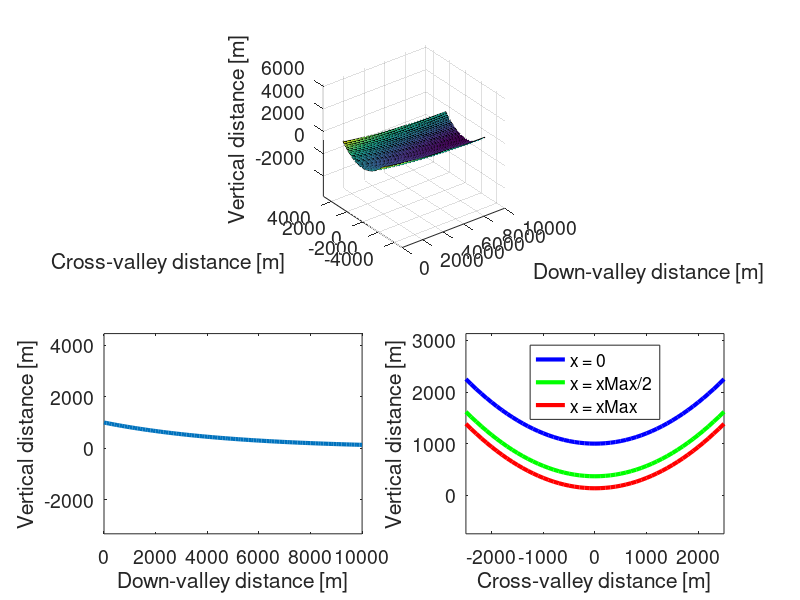

This figure's MATLAB source:
%% SCRIPT TO GENERATE BEDROCK TOPOGRAPHY FOR USE IN 2D ARKANSAS GLACIER MODEL

%  Cole C. Pazar, November 16th 2015

clear all
close all

%% SET TOGGLE TO CHOOSE INPUT MODE
toggle = 1; % 1 = synthetic topography, 2 = real DEM

if toggle == 1
    %% PARABOLIC (Y) EXPONENTIAL (X) VALLEY TEST CASE
    % Generating x-y plane
    xMax = 1e4;
    dx = 100;
    yMax = 2.5e3;
    dy = 100;

    y = -yMax:dy:yMax;
    x = 0:dx:xMax;

    [X Y] = meshgrid(x,y);
    Z = zeros(length(y),length(x));

    % Generating z elevations
    zMax = 1e3; % divide elevation
    xStar = 5e3; % characteristic lengthscale along x
    clRow = find(y==0); % index for glacier centerline
    power = 2; % power for cross-valley profile
    damper = 2e-4; % squish-factor for cross-valley profile
    Z = damper*Y.^power;
    Z = Z + zMax*exp(-X/xStar); % making centerline profile


    figure(1)
    clf
    %orient landscape
    subplot(2,2,1:2)
    surf(X,Y,Z)
    axis equal
    xlabel('Down-valley distance [m]','fontsize',16)
    ylabel('Cross-valley distance [m]','fontsize',16)
    zlabel('Vertical distance [m]','fontsize',16)
    set(gca,'fontsize',14)

    subplot(2,2,3)
    plot(x,Z(clRow,:),'linewidth',3)
    xlabel('Down-valley distance [m]','fontsize',18)
    ylabel('Vertical distance [m]','fontsize',18)
    set(gca,'fontsize',14)
    axis equal

    subplot(2,2,4)
    plot(Y(:,1),Z(:,1),'b','linewidth',3)
    hold on
    plot(Y(:,1),Z(:,ceil(length(Z)/2)),'g','linewidth',3)
    plot(Y(:,1),Z(:,length(Z)),'r','linewidth',3)
    xlabel('Cross-valley distance [m]','fontsize',18)
    ylabel('Vertical distance [m]','fontsize',18)
    legend('x = 0','x = xMax/2','x = xMax','location','north')
    set(gca,'fontsize',14)
    axis equal

%% READ IN THE REAL DEM
elseif toggle == 2
    z = imread('/Users/ccp127/Desktop/Thesis/Figures/DEM.tiff'); 
%%%%%%%%%%% this is the part of the code where you choose the location of
%%%%%%%%%%% the DEM file in .tiff format. 
    pxSize = 26.33239;
    numEpx = size(z,1);
    numNpx = size(z,2);

    figure(1)
    orient landscape
    h = imagesc(0:pxSize:numNpx*pxSize,0:pxSize:numEpx*pxSize,z);
    f = colorbar;
    set(f,'ylim',[2900 4300])
    set(gca,'YDir','reverse','fontsize',14)
    set(h,'AlphaData',z~=0)
    axis image
    ylabel(f,'Elevation [m]','fontsize',18)
    xlabel('Relative easting [m]','fontsize',18)
    ylabel('Relative northing [m]','fontsize',18)
end
